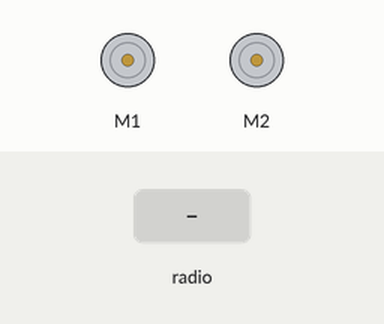
A program run on a simulated BBC micro:bit (MakeCode). On the bench: 2 × DC motor (green arrow = forward, orange = backward, longer = faster). The test bench sets the inputs (shaded band).

Above: at 1.2 s.
1.3 s: radio message "F=1" arrives
At 2.5 s:
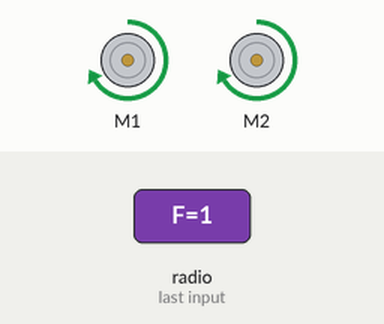
2.8 s: radio message "B=1" arrives
At 3.7 s:
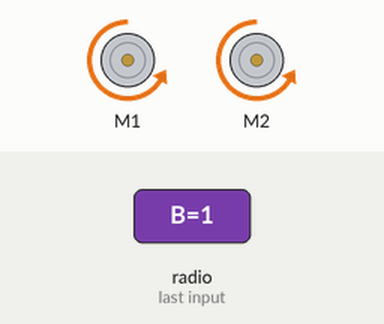
4.3 s: radio message "L=1" arrives
At 4.8 s:
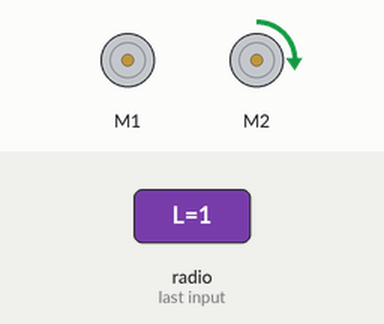
5.8 s: radio message "R=1" arrives
At 7.0 s:
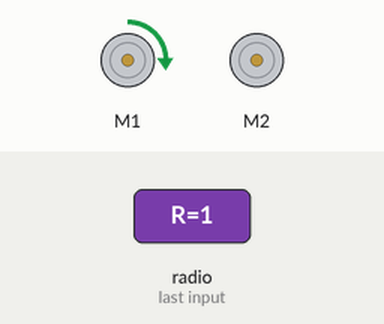
7.3 s: radio message "F=0" arrives
At 8.3 s:
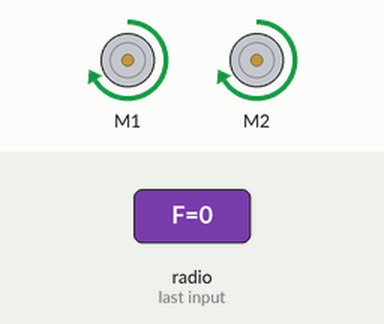
8.8 s: radio message "B=0" arrives
At 9.4 s:
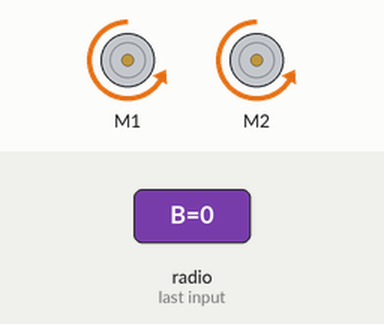
Timing chart, 0 to 11.3 s (numbered marks = the images above; inputs shaded):
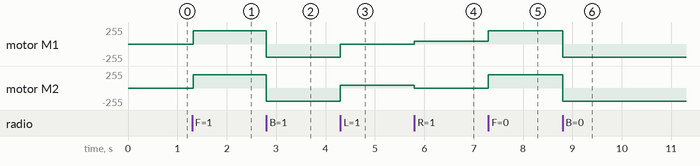

Measured:
- after the input at 1.3 s, motor M1, motor M2: stopped → forward 200/255 at once
- after the input at 2.8 s, motor M1, motor M2: forward 200/255 → backward 200/255 at once
- after the input at 4.3 s, motor M1: backward 200/255 → stopped at once; motor M2: backward 200/255 → forward 40/255 at once
- after the input at 5.8 s, motor M1: stopped → forward 40/255 at once; motor M2: forward 40/255 → stopped at once
- after the input at 7.3 s, motor M1: forward 40/255 → forward 200/255 at once; motor M2: stopped → forward 200/255 at once
- after the input at 8.8 s, motor M1, motor M2: forward 200/255 → backward 200/255 at once

The program:

main.ts
```typescript
radio.onReceivedValue(function (name, value) {
    if (name == "F") {
        maqueen.motorRun(maqueen.Motors.All, maqueen.Dir.CW, 200)
    } else if (name == "B") {
        maqueen.motorRun(maqueen.Motors.All, maqueen.Dir.CCW, 200)
    } else if (name == "L") {
        maqueen.motorRun(maqueen.Motors.M1, maqueen.Dir.CW, 0)
        maqueen.motorRun(maqueen.Motors.M2, maqueen.Dir.CW, 40)
    } else if (name == "R") {
        maqueen.motorRun(maqueen.Motors.M1, maqueen.Dir.CW, 40)
        maqueen.motorRun(maqueen.Motors.M2, maqueen.Dir.CW, 0)
    } else if (name == "S") {
        maqueen.motorStop(maqueen.Motors.All)
    }
})
radio.setGroup(1)
```

test.ts
```typescript
// οι δοκιμές πηγαίνουν εδώ, δεν θα γίνει εκτέλεση όταν αυτό το πακέτο χρησιμοποιηθεί ως επέκταση.
```
